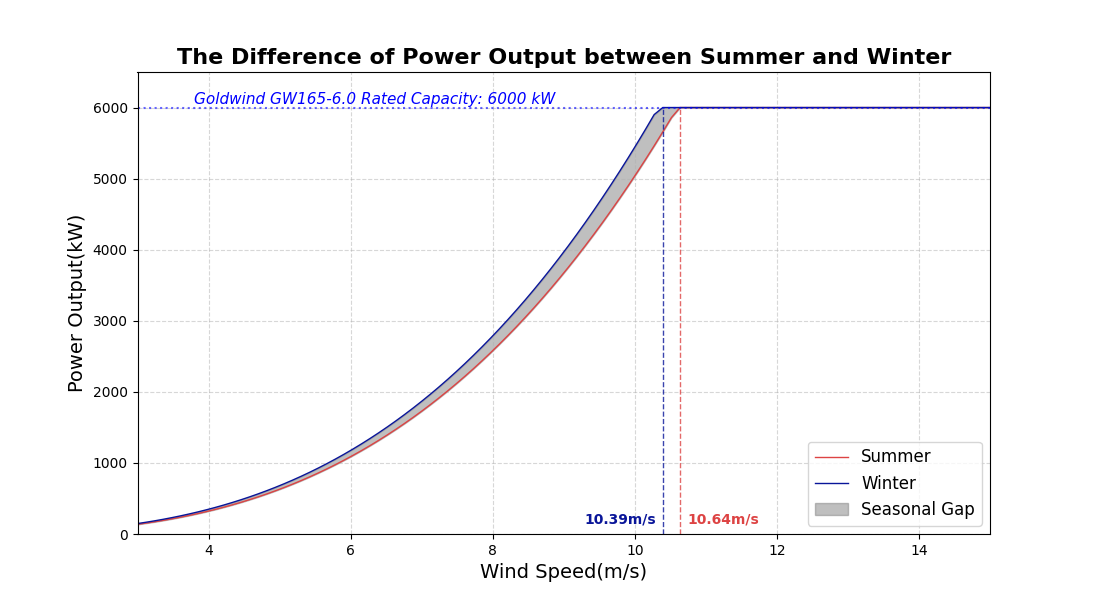

Python code for this plot:
import matplotlib.pyplot as plt
import numpy as np
#===========constant and simulated parameters===========
blade_length=81
rotor_area=np.pi*(blade_length**2)
power_coefficient=0.45
PMDD_eff=1.0*0.97
power_maximum=6000
wind_speed=np.linspace(3,15,100)

#================Different air density=============
#Summer(Hot&Humid)
density_summer=1.12
summer_original=0.5*density_summer*rotor_area*(wind_speed**3)*power_coefficient*PMDD_eff/1000
power_summer=np.clip(summer_original,0,power_maximum)
wind_summer=wind_speed[np.where(power_summer>=power_maximum)[0][0]]
#Winter(Cool&Dry)
density_winter=1.21
winter_original=0.5*density_winter*rotor_area*(wind_speed**3)*power_coefficient*PMDD_eff/1000
power_winter=np.clip(winter_original,0,power_maximum)
wind_winter=wind_speed[np.where(power_winter>=power_maximum)[0][0]]
#========Plot a figure=========
plt.figure(figsize=(11,6))
plt.plot(wind_speed,power_summer,label='Summer',linewidth=1,color='#DD4343')
plt.plot(wind_speed,power_winter,label='Winter',linewidth=1,color='#091599')
plt.axhline(y=power_maximum,color='blue',linestyle=':',linewidth=1.5,alpha=0.6)
plt.text(3.8,power_maximum+50,'Goldwind GW165-6.0 Rated Capacity: 6000 kW',color='blue', fontsize=11, style='italic')
plt.vlines(x=wind_summer,ymin=0,ymax=power_maximum,color='#DD4343',linestyle='--',alpha=0.8,linewidth=1)
plt.text(wind_summer+0.1,100,f'{wind_summer:.2f}m/s',ha='left',va='bottom',fontweight='bold',fontsize=10,color='#DD4343')
plt.vlines(x=wind_winter,ymin=0,ymax=power_maximum,color='#091599',linestyle='--',alpha=0.8,linewidth=1)
plt.text(wind_winter-0.1,100,f'{wind_winter:.2f}m/s',ha='right',va='bottom',fontweight='bold',fontsize=10,color='#091599')
plt.grid(True,linestyle='--',alpha=0.5)
plt.title('The Difference of Power Output between Summer and Winter',fontsize=16,fontweight='bold')
plt.xlabel('Wind Speed(m/s)',fontsize=14)
plt.ylabel('Power Output(kW)',fontsize=14)
plt.fill_between(wind_speed,power_summer,power_winter,label='Seasonal Gap',color='gray',alpha=0.5)
plt.legend(loc='lower right',fontsize=12)
plt.xlim(3, 15)
plt.ylim(0, 6500)
plt.show()
